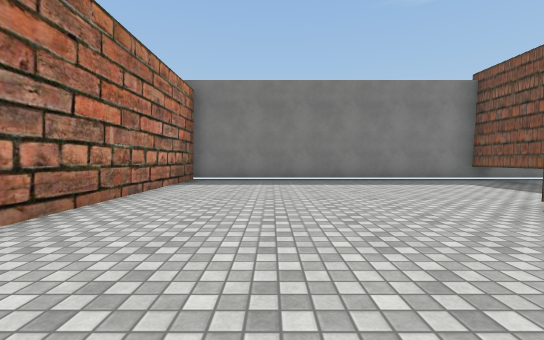
View 1 (above)

15 first-person views from a walk through a Unity game level. The camera is 1.2 m above the floor, tilts 2° down and sees 90° across. The floor is counted in squares, 2 m on a side. Each view is taken from the middle of a square. On the plan, view 1 faces up. The plan holds only what a view shows up to about 9 squares ahead; the rest is blank. The place goes on beyond the plan. Some animated figures are left out. Some surface patterns are stand-ins.

View 2
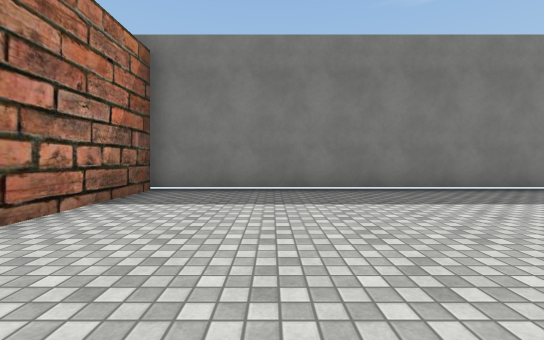

View 3
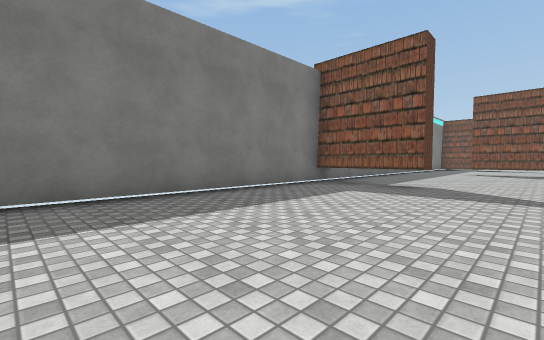

View 4
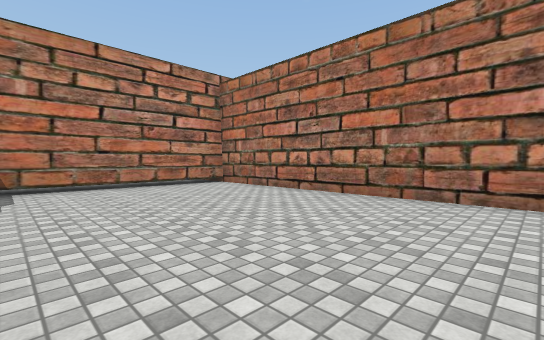

View 5
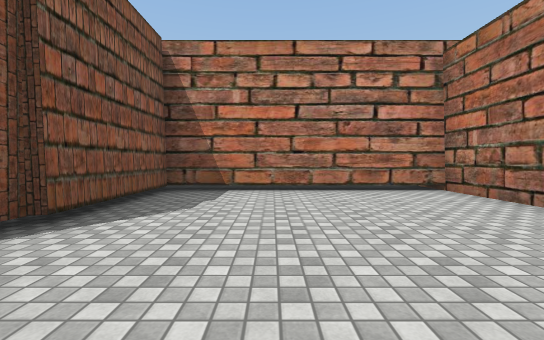

View 6
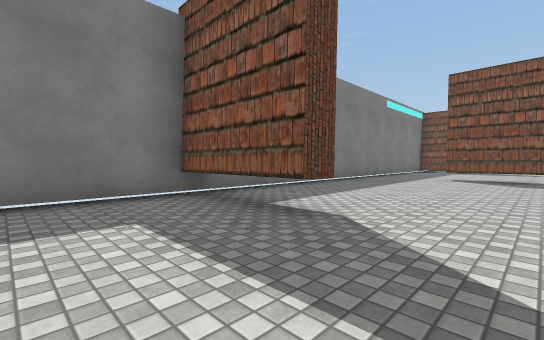

View 7
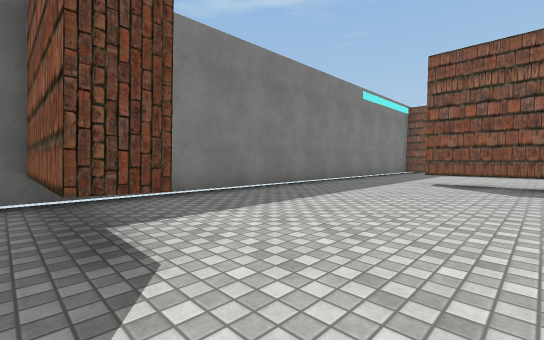

View 8
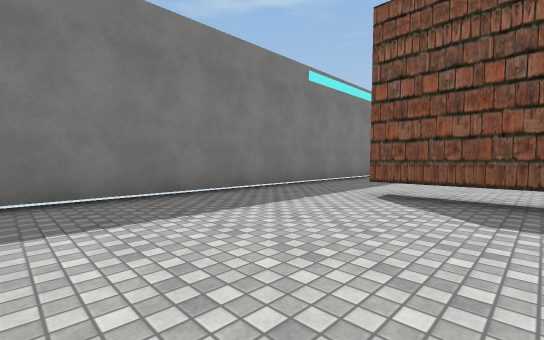

View 9
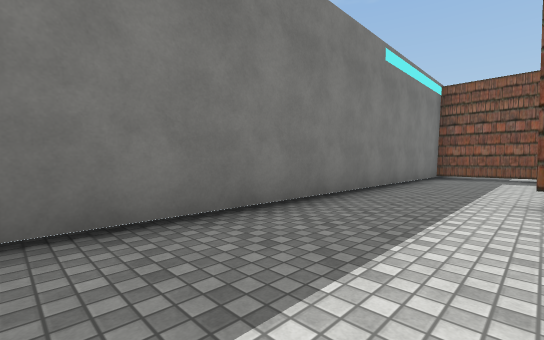

View 10
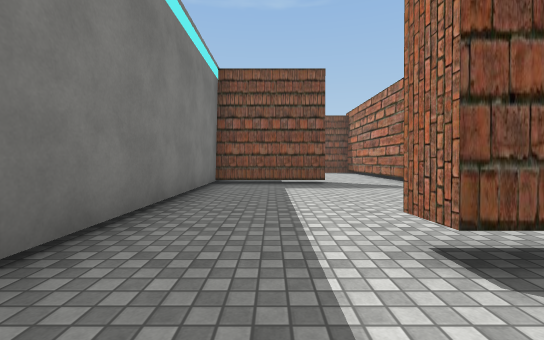

View 11
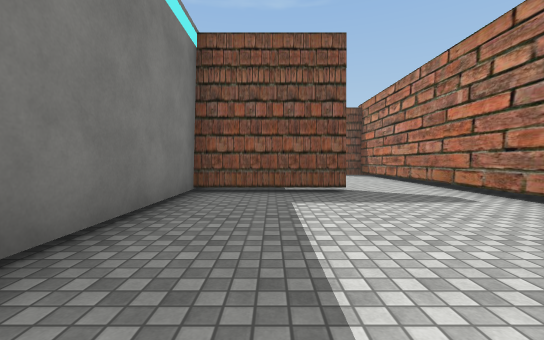

View 12
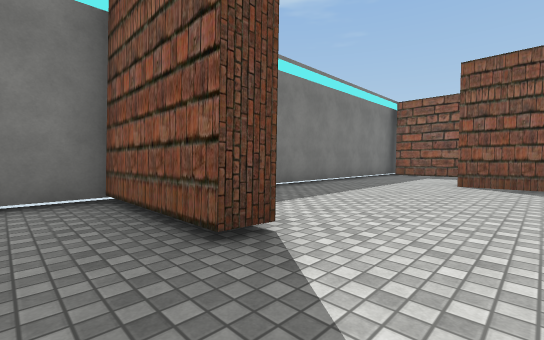

View 13
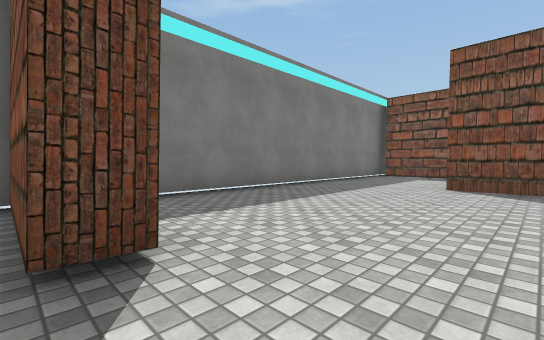

View 14
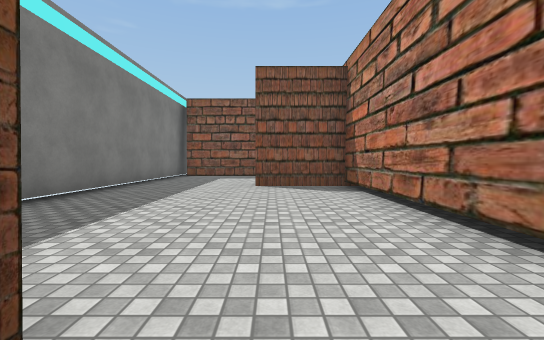

View 15
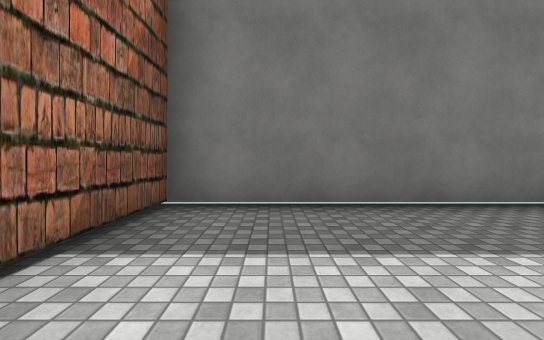

### Floor plan
Key: @ floor where view 1 was taken; # wall or solid block; . floor; T thing the floor can be seen under or through.
Columns run from 3 left of view 1 to 26 right of it. Each row starts with its distance up from view 1.
  9 ##############################
  8 #........T............#.......
  7 #........T............#.......
  6 #........T.......T....#.......
  5 #................T...........#
  4 #................T...........#
  3 #.....#              #########
  2 #.....#
  1 #.....#
  0 #..@..#
 -1 #######
 -2  .....

Positions as (right, up) in squares from view 1, and headings:
1: (0, 0), facing up
2: (0, 3), facing up
3: (0, 4), facing up-right
4: (2, 6), facing down-left
5: (1, 5), facing down
6: (4, 4), facing up-right
7: (6, 4), facing up-right
8: (9, 4), facing up-right
9: (9, 6), facing up-right
10: (12, 7), facing right
11: (14, 7), facing right
12: (18, 4), facing up-right
13: (19, 4), facing up-right
14: (19, 5), facing right
15: (21, 5), facing up
